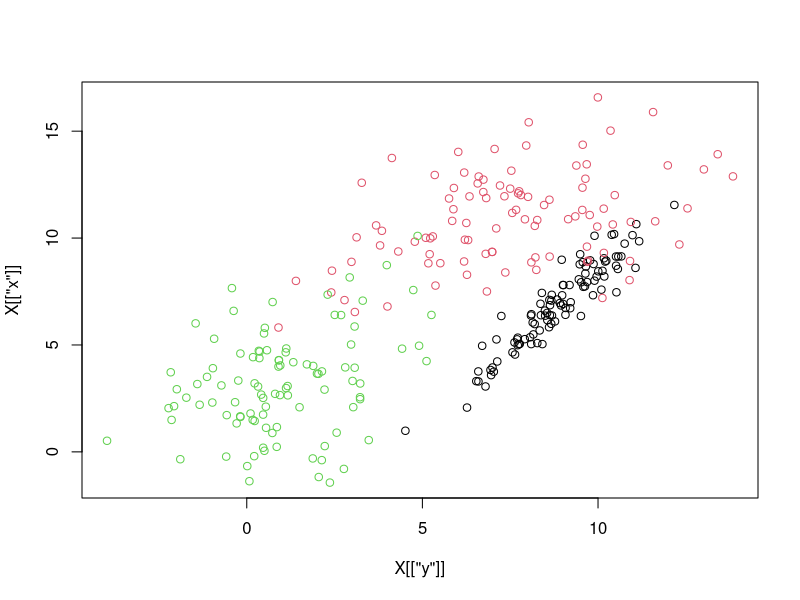

R code for this plot:
library(MASS)

n = 100

Sigma1 <- matrix(c(5,3,3,2),2,2)
group1 = cbind(mvrnorm(n = n, c(7,9), Sigma1), rep(1,n))

Sigma2 <- matrix(c(5,3,3,11),2,2)
group2 = cbind(mvrnorm(n = n, c(11,7), Sigma2), rep(2,n))

Sigma3 <- matrix(c(5,1,2,3),2,2)
group3 = cbind(mvrnorm(n = n, c(3,1), Sigma3), rep(3,n))

X = data.frame(rbind(group1,group2,group3))
colnames(X) <- c("x","y", "class")

plot(X[['x']]~X[['y']], col=X[['class']])

res1=X
library(rjson)
x <- toJSON(unname(split(res1, 1:nrow(res1))))
cat(x)
